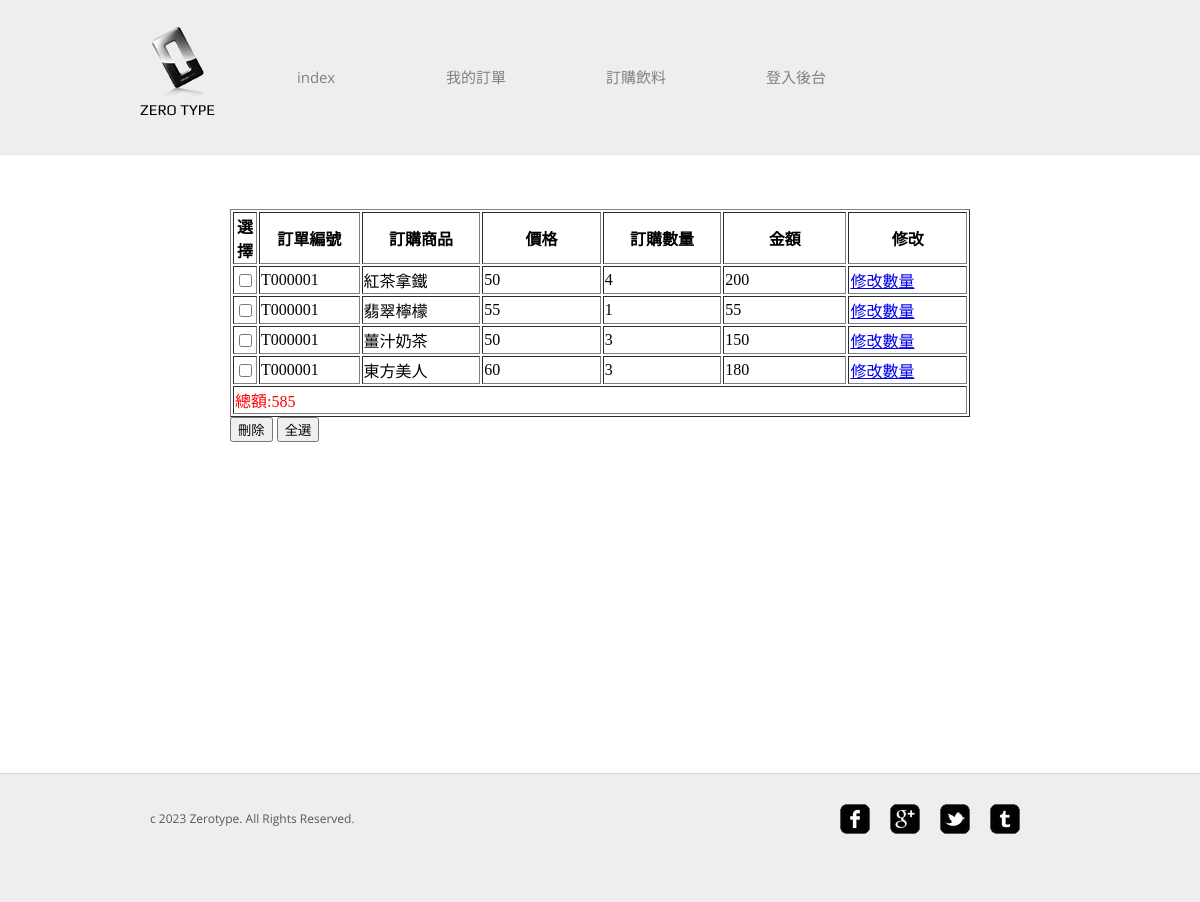
Screenshot of /showorder.php?id=1 (signed in) with the database file from the repository.
### tables this page shows
CREATE TABLE `orderlist` (
  `orderlist_id` int(11) NOT NULL,
  `order_id` int(11) NOT NULL,
  `product_id` int(11) NOT NULL,
  `order_sum` int(11) NOT NULL
);

CREATE TABLE `product` (
  `id` int(11) NOT NULL,
  `product_name` varchar(50) NOT NULL,
  `product_price` int(10) NOT NULL,
  `product_sum` int(10) NOT NULL
);

### showorder.php (the view, shortened to what this page needs)
<?php
include('head.php');
$id=$_GET['id'];
$sql="SELECT orderlist.orderlist_id,orderlist.order_id,orderno.user_id,product.product_name,product.product_price,orderlist.order_sum FROM `orderlist` LEFT JOIN orderno on orderlist.order_id=orderno.id LEFT JOIN product on orderlist.product_id=product.id
where orderlist.order_id=".$id;
$result=mysql_query($sql);
?>
<div id="about">
<form action="del_order_drink.php" method="post">
<table border="1">
<th>選擇</th><th>訂單編號</th><th>訂購商品</th><th>價格</th><th>訂購數量</th><th>金額</th><th>修改</th>
<?php
while($row=mysql_fetch_assoc($result)){
	$value = str_pad($row['order_id'],6,'0',STR_PAD_LEFT);
	$sum=$row['product_price']*$row['order_sum'];
	echo "<tr>";
	echo "<td><input type=\"checkbox\" name=\"order_id[]\" value=\"" . $row["orderlist_id"] . "\"/></td>";
	echo "<td width='150px'>T".$value."</td>";
	echo "<td width='250px'>".$row['product_name']."</td>";
	echo "<td width='250px'>".$row['product_price']."</td>";
	echo "<td width='250px'>".$row['order_sum']."</td>";
	echo "<td width='250px'>".$sum."</td>";
	echo "<td width='250px'><a href='udpate_order_drink.php?id=".$row['orderlist_id']."'>修改數量</a></td>";
	echo "</tr>";
}
$sql="SELECT sum(orderlist.order_sum*product_price)as sum2,orderlist.orderlist_id,orderlist.order_id,orderno.user_id,product.product_name,product.product_price,orderlist.order_sum FROM `orderlist` LEFT JOIN orderno on orderlist.order_id=orderno.id LEFT JOIN product on orderlist.product_id=product.id
where orderlist.order_id=".$id;
$result=mysql_query($sql);
$row=mysql_fetch_assoc($result);
echo "<tr><td colspan='7'><font color='red'>總額:".$row['sum2']."</font></tr>"
?>
</table>
<button type="submit" value="0">刪除</button>
	<input type="button" id="del" value="全選" onClick="do_this()" />
	</form>
</div>
<?php
include('footer.php');
?>

### css/style.css (style rules this page uses)
body { background-color: #fff; font-family: 'OpenSans'; margin: 0; }
#about { width: 740px; margin: 0 auto; font-family: Microsoft JhengHei; }

### rows the page displays
orderlist: order "000001", product.product_name "紅茶拿鐵", product.product_price "50", order_sum "4", sum "200"
orderlist: order "000001", product.product_name "翡翠檸檬", product.product_price "55", order_sum "1"
orderlist: order "000001", product.product_name "薑汁奶茶", product.product_price "50", order_sum "3", sum "150"
orderlist: order "000001", product.product_name "東方美人", product.product_price "60", order_sum "3", sum "180"

### other values shown
$row['sum2'] "585"
